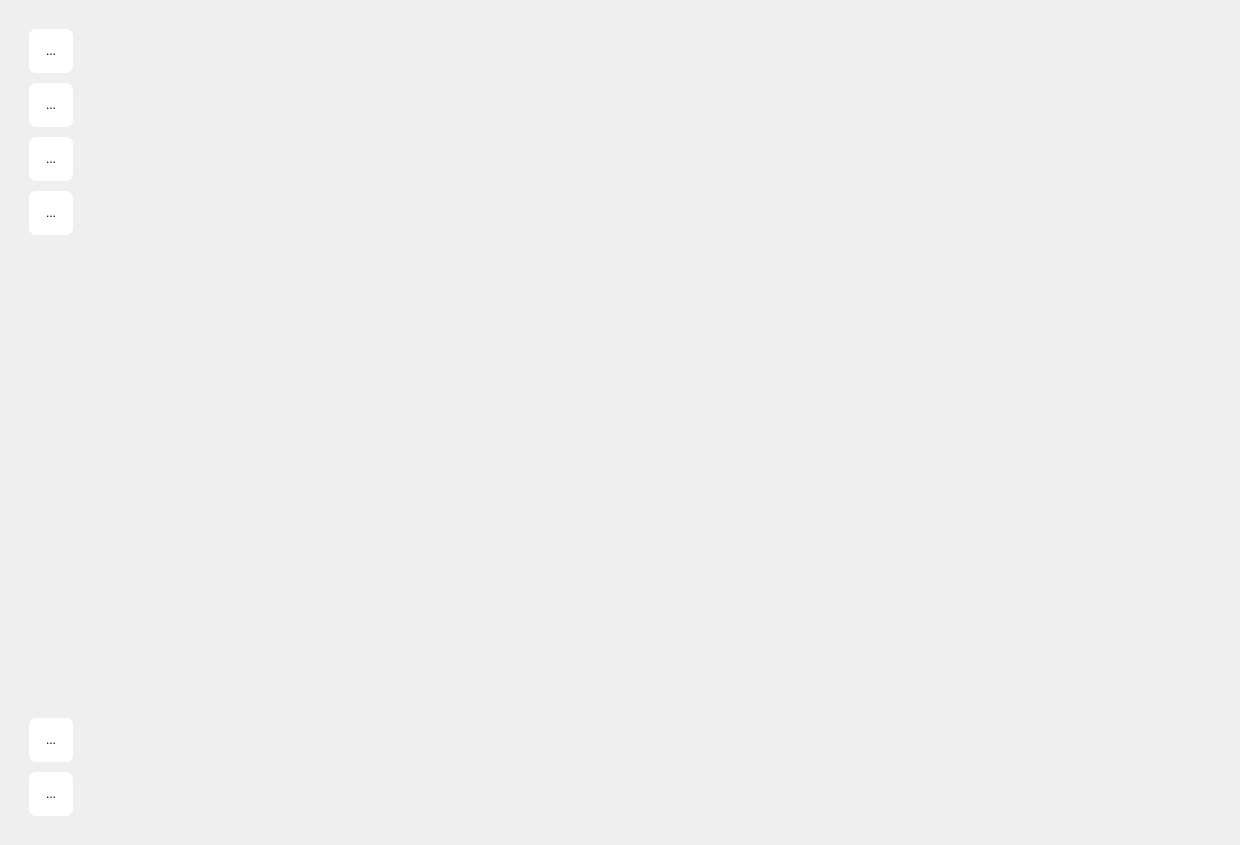
<?xml version="1.0" encoding="UTF-8"?>
<ui version="4.0">
 <class>TrackManager</class>
 <widget class="QWidget" name="TrackManager">
  <property name="geometry">
   <rect>
    <x>0</x>
    <y>0</y>
    <width>1240</width>
    <height>845</height>
   </rect>
  </property>
  <property name="windowTitle">
   <string>TrackManager</string>
  </property>
  <property name="styleSheet">
   <string notr="true">QWidget
{
	background-color: &quot;#7e7474&quot;;
}


#toolbar_wdg
{
	background-color: &quot;#883d3d&quot;;
	border-radius: 12;
}


QToolButton
{
	background-color: white;
	border-radius: 8;
	border: 2 solid transparent;

	outline: 0;
}

QToolButton:checked
{
	background-color: rgb(239, 99, 102);
}

QToolButton:hover
{
	border-color:  rgb(56, 132, 255);
}</string>
  </property>
  <layout class="QVBoxLayout" name="verticalLayout_2">
   <item>
    <widget class="QWidget" name="centralWidget" native="true">
     <layout class="QHBoxLayout" name="horizontalLayout">
      <item>
       <widget class="QWidget" name="toolbar_wdg" native="true">
        <property name="maximumSize">
         <size>
          <width>160</width>
          <height>16777215</height>
         </size>
        </property>
        <layout class="QVBoxLayout" name="verticalLayout">
         <property name="spacing">
          <number>8</number>
         </property>
         <property name="sizeConstraint">
          <enum>QLayout::SizeConstraint::SetDefaultConstraint</enum>
         </property>
         <property name="leftMargin">
          <number>8</number>
         </property>
         <property name="topMargin">
          <number>8</number>
         </property>
         <property name="rightMargin">
          <number>8</number>
         </property>
         <property name="bottomMargin">
          <number>8</number>
         </property>
         <item>
          <widget class="QToolButton" name="id_tbtn">
           <property name="minimumSize">
            <size>
             <width>46</width>
             <height>46</height>
            </size>
           </property>
           <property name="maximumSize">
            <size>
             <width>46</width>
             <height>46</height>
            </size>
           </property>
           <property name="text">
            <string>...</string>
           </property>
           <property name="icon">
            <iconset resource="../VirtualAssistantManager/resource.qrc">
             <normaloff>:/rsc/icon/ID.svg</normaloff>:/rsc/icon/ID.svg</iconset>
           </property>
           <property name="iconSize">
            <size>
             <width>32</width>
             <height>32</height>
            </size>
           </property>
           <property name="checkable">
            <bool>true</bool>
           </property>
          </widget>
         </item>
         <item>
          <widget class="QToolButton" name="hist_tbtn">
           <property name="minimumSize">
            <size>
             <width>46</width>
             <height>46</height>
            </size>
           </property>
           <property name="maximumSize">
            <size>
             <width>46</width>
             <height>46</height>
            </size>
           </property>
           <property name="text">
            <string>...</string>
           </property>
           <property name="icon">
            <iconset resource="../VirtualAssistantManager/resource.qrc">
             <normaloff>:/rsc/icon/clock.svg</normaloff>:/rsc/icon/clock.svg</iconset>
           </property>
           <property name="iconSize">
            <size>
             <width>32</width>
             <height>32</height>
            </size>
           </property>
           <property name="checkable">
            <bool>true</bool>
           </property>
          </widget>
         </item>
         <item>
          <widget class="QToolButton" name="mail_tbtn">
           <property name="minimumSize">
            <size>
             <width>46</width>
             <height>46</height>
            </size>
           </property>
           <property name="maximumSize">
            <size>
             <width>46</width>
             <height>46</height>
            </size>
           </property>
           <property name="text">
            <string>...</string>
           </property>
           <property name="icon">
            <iconset resource="../VirtualAssistantManager/resource.qrc">
             <normaloff>:/rsc/icon/mail.svg</normaloff>:/rsc/icon/mail.svg</iconset>
           </property>
           <property name="iconSize">
            <size>
             <width>32</width>
             <height>32</height>
            </size>
           </property>
           <property name="checkable">
            <bool>true</bool>
           </property>
          </widget>
         </item>
         <item>
          <widget class="QToolButton" name="chat_tbtn">
           <property name="minimumSize">
            <size>
             <width>46</width>
             <height>46</height>
            </size>
           </property>
           <property name="maximumSize">
            <size>
             <width>46</width>
             <height>46</height>
            </size>
           </property>
           <property name="text">
            <string>...</string>
           </property>
           <property name="icon">
            <iconset resource="../VirtualAssistantManager/resource.qrc">
             <normaloff>:/rsc/icon/chat.svg</normaloff>:/rsc/icon/chat.svg</iconset>
           </property>
           <property name="iconSize">
            <size>
             <width>32</width>
             <height>32</height>
            </size>
           </property>
           <property name="checkable">
            <bool>true</bool>
           </property>
          </widget>
         </item>
         <item>
          <spacer name="verticalSpacer">
           <property name="orientation">
            <enum>Qt::Orientation::Vertical</enum>
           </property>
           <property name="sizeType">
            <enum>QSizePolicy::Policy::Maximum</enum>
           </property>
           <property name="sizeHint" stdset="0">
            <size>
             <width>0</width>
             <height>1920</height>
            </size>
           </property>
          </spacer>
         </item>
         <item>
          <widget class="QToolButton" name="settings_tbtn">
           <property name="minimumSize">
            <size>
             <width>46</width>
             <height>46</height>
            </size>
           </property>
           <property name="maximumSize">
            <size>
             <width>46</width>
             <height>46</height>
            </size>
           </property>
           <property name="text">
            <string>...</string>
           </property>
           <property name="icon">
            <iconset resource="../VirtualAssistantManager/resource.qrc">
             <normaloff>:/rsc/icon/settings.svg</normaloff>:/rsc/icon/settings.svg</iconset>
           </property>
           <property name="iconSize">
            <size>
             <width>32</width>
             <height>32</height>
            </size>
           </property>
           <property name="checkable">
            <bool>true</bool>
           </property>
          </widget>
         </item>
         <item>
          <widget class="QToolButton" name="profile_tbtn">
           <property name="minimumSize">
            <size>
             <width>46</width>
             <height>46</height>
            </size>
           </property>
           <property name="maximumSize">
            <size>
             <width>46</width>
             <height>46</height>
            </size>
           </property>
           <property name="text">
            <string>...</string>
           </property>
           <property name="icon">
            <iconset resource="../VirtualAssistantManager/resource.qrc">
             <normaloff>:/rsc/icon/profile.svg</normaloff>:/rsc/icon/profile.svg</iconset>
           </property>
           <property name="iconSize">
            <size>
             <width>32</width>
             <height>32</height>
            </size>
           </property>
           <property name="checkable">
            <bool>true</bool>
           </property>
          </widget>
         </item>
        </layout>
       </widget>
      </item>
      <item>
       <widget class="QStackedWidget" name="stackedWidget">
        <property name="currentIndex">
         <number>3</number>
        </property>
        <widget class="QWidget" name="id_page"/>
        <widget class="QWidget" name="hist_page"/>
        <widget class="QWidget" name="mail_page"/>
        <widget class="QWidget" name="chat_page"/>
        <widget class="QWidget" name="settings_page"/>
        <widget class="QWidget" name="user_page"/>
       </widget>
      </item>
     </layout>
    </widget>
   </item>
  </layout>
 </widget>
 <resources>
  <include location="../VirtualAssistantManager/resource.qrc"/>
 </resources>
 <connections/>
</ui>
